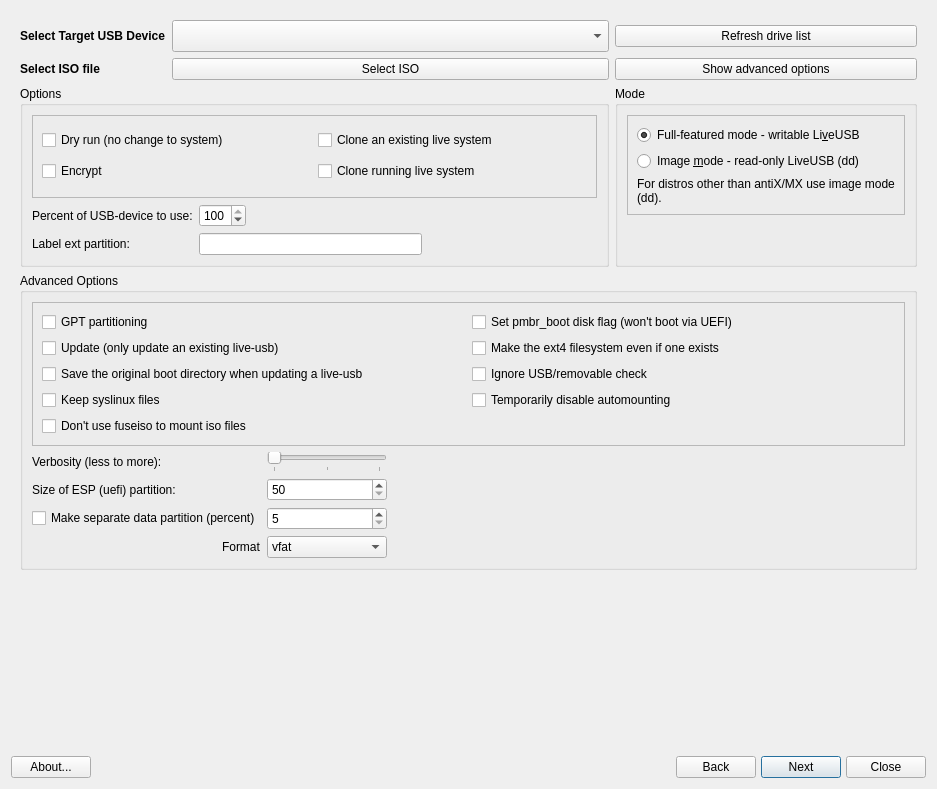
<?xml version="1.0" encoding="UTF-8"?>
<ui version="4.0">
 <class>MainWindow</class>
 <widget class="QDialog" name="MainWindow">
  <property name="geometry">
   <rect>
    <x>0</x>
    <y>0</y>
    <width>937</width>
    <height>789</height>
   </rect>
  </property>
  <property name="windowTitle">
   <string>Program_Name</string>
  </property>
  <layout class="QGridLayout" name="gridLayout_2">
   <item row="1" column="0">
    <layout class="QGridLayout" name="buttonBar" columnstretch="0,0,0,0,0,0,0,0,0,0">
     <property name="sizeConstraint">
      <enum>QLayout::SetDefaultConstraint</enum>
     </property>
     <property name="leftMargin">
      <number>0</number>
     </property>
     <property name="topMargin">
      <number>0</number>
     </property>
     <property name="rightMargin">
      <number>0</number>
     </property>
     <property name="bottomMargin">
      <number>0</number>
     </property>
     <property name="spacing">
      <number>5</number>
     </property>
     <item row="1" column="4">
      <spacer name="horizontalSpacer2">
       <property name="orientation">
        <enum>Qt::Horizontal</enum>
       </property>
       <property name="sizeType">
        <enum>QSizePolicy::Expanding</enum>
       </property>
       <property name="sizeHint" stdset="0">
        <size>
         <width>100</width>
         <height>20</height>
        </size>
       </property>
      </spacer>
     </item>
     <item row="1" column="6">
      <widget class="QPushButton" name="buttonBack">
       <property name="sizePolicy">
        <sizepolicy hsizetype="Minimum" vsizetype="Preferred">
         <horstretch>0</horstretch>
         <verstretch>0</verstretch>
        </sizepolicy>
       </property>
       <property name="text">
        <string>Back</string>
       </property>
       <property name="icon">
        <iconset theme="go-previous">
         <normaloff>.</normaloff>.</iconset>
       </property>
       <property name="autoDefault">
        <bool>false</bool>
       </property>
      </widget>
     </item>
     <item row="1" column="0">
      <widget class="QPushButton" name="buttonAbout">
       <property name="sizePolicy">
        <sizepolicy hsizetype="Minimum" vsizetype="Preferred">
         <horstretch>0</horstretch>
         <verstretch>0</verstretch>
        </sizepolicy>
       </property>
       <property name="toolTip">
        <string>About this application</string>
       </property>
       <property name="text">
        <string>About...</string>
       </property>
       <property name="icon">
        <iconset theme="help-about">
         <normaloff>.</normaloff>.</iconset>
       </property>
       <property name="shortcut">
        <string>Alt+B</string>
       </property>
       <property name="autoDefault">
        <bool>false</bool>
       </property>
      </widget>
     </item>
     <item row="1" column="9">
      <widget class="QPushButton" name="buttonCancel">
       <property name="sizePolicy">
        <sizepolicy hsizetype="Minimum" vsizetype="Preferred">
         <horstretch>0</horstretch>
         <verstretch>0</verstretch>
        </sizepolicy>
       </property>
       <property name="toolTip">
        <string>Quit application</string>
       </property>
       <property name="text">
        <string>Close</string>
       </property>
       <property name="icon">
        <iconset theme="window-close">
         <normaloff>.</normaloff>.</iconset>
       </property>
       <property name="shortcut">
        <string>Alt+N</string>
       </property>
       <property name="autoDefault">
        <bool>false</bool>
       </property>
      </widget>
     </item>
     <item row="1" column="7">
      <widget class="QPushButton" name="buttonNext">
       <property name="sizePolicy">
        <sizepolicy hsizetype="Minimum" vsizetype="Preferred">
         <horstretch>0</horstretch>
         <verstretch>0</verstretch>
        </sizepolicy>
       </property>
       <property name="text">
        <string>Next</string>
       </property>
       <property name="icon">
        <iconset theme="go-next">
         <normaloff>.</normaloff>.</iconset>
       </property>
       <property name="shortcut">
        <string/>
       </property>
       <property name="autoDefault">
        <bool>true</bool>
       </property>
       <property name="default">
        <bool>true</bool>
       </property>
      </widget>
     </item>
     <item row="1" column="2">
      <widget class="QLabel" name="labelLogo">
       <property name="maximumSize">
        <size>
         <width>32</width>
         <height>32</height>
        </size>
       </property>
       <property name="midLineWidth">
        <number>0</number>
       </property>
       <property name="text">
        <string/>
       </property>
       <property name="pixmap">
        <pixmap resource="../images.qrc">:/icons/images/logo.png</pixmap>
       </property>
       <property name="scaledContents">
        <bool>true</bool>
       </property>
      </widget>
     </item>
     <item row="1" column="1">
      <spacer name="horizontalSpacer1">
       <property name="orientation">
        <enum>Qt::Horizontal</enum>
       </property>
       <property name="sizeType">
        <enum>QSizePolicy::Expanding</enum>
       </property>
       <property name="sizeHint" stdset="0">
        <size>
         <width>100</width>
         <height>20</height>
        </size>
       </property>
      </spacer>
     </item>
    </layout>
   </item>
   <item row="0" column="0">
    <widget class="QStackedWidget" name="stackedWidget">
     <property name="minimumSize">
      <size>
       <width>0</width>
       <height>0</height>
      </size>
     </property>
     <property name="currentIndex">
      <number>0</number>
     </property>
     <widget class="QWidget" name="selectionPage">
      <layout class="QGridLayout" name="gridLayout">
       <item row="1" column="1">
        <widget class="QPushButton" name="buttonSelectSource">
         <property name="sizePolicy">
          <sizepolicy hsizetype="Ignored" vsizetype="Fixed">
           <horstretch>0</horstretch>
           <verstretch>0</verstretch>
          </sizepolicy>
         </property>
         <property name="text">
          <string>Select ISO</string>
         </property>
         <property name="icon">
          <iconset theme="user-home">
           <normaloff>.</normaloff>.</iconset>
         </property>
        </widget>
       </item>
       <item row="0" column="0">
        <widget class="QLabel" name="label_2">
         <property name="text">
          <string>&lt;html&gt;&lt;head/&gt;&lt;body&gt;&lt;p&gt;&lt;span style=&quot; font-weight:600;&quot;&gt;Select Target USB Device&lt;/span&gt;&lt;/p&gt;&lt;/body&gt;&lt;/html&gt;</string>
         </property>
         <property name="textFormat">
          <enum>Qt::RichText</enum>
         </property>
        </widget>
       </item>
       <item row="1" column="0">
        <widget class="QLabel" name="label_3">
         <property name="text">
          <string>&lt;html&gt;&lt;head/&gt;&lt;body&gt;&lt;p&gt;&lt;span style=&quot; font-weight:600;&quot;&gt;Select ISO file&lt;/span&gt;&lt;/p&gt;&lt;/body&gt;&lt;/html&gt;</string>
         </property>
         <property name="textFormat">
          <enum>Qt::RichText</enum>
         </property>
        </widget>
       </item>
       <item row="10" column="0">
        <spacer name="verticalSpacer_2">
         <property name="orientation">
          <enum>Qt::Vertical</enum>
         </property>
         <property name="sizeHint" stdset="0">
          <size>
           <width>20</width>
           <height>40</height>
          </size>
         </property>
        </spacer>
       </item>
       <item row="8" column="0" colspan="3">
        <widget class="QGroupBox" name="groupAdvOptions">
         <property name="sizePolicy">
          <sizepolicy hsizetype="Preferred" vsizetype="Preferred">
           <horstretch>0</horstretch>
           <verstretch>0</verstretch>
          </sizepolicy>
         </property>
         <property name="title">
          <string>Advanced Options</string>
         </property>
         <property name="flat">
          <bool>false</bool>
         </property>
         <layout class="QGridLayout" name="gridLayout_5">
          <item row="2" column="0" colspan="5">
           <widget class="QFrame" name="frame">
            <property name="frameShape">
             <enum>QFrame::StyledPanel</enum>
            </property>
            <property name="frameShadow">
             <enum>QFrame::Plain</enum>
            </property>
            <layout class="QGridLayout" name="gridLayout_4">
             <item row="1" column="1">
              <widget class="QCheckBox" name="cb_force_makefs">
               <property name="text">
                <string>Make the ext4 filesystem even if one exists</string>
               </property>
              </widget>
             </item>
             <item row="2" column="0">
              <widget class="QCheckBox" name="cb_save_boot">
               <property name="text">
                <string>Save the original boot directory when updating a live-usb</string>
               </property>
              </widget>
             </item>
             <item row="0" column="0">
              <widget class="QCheckBox" name="cb_gpt">
               <property name="toolTip">
                <string>Use gpt partitioning instead of msdos</string>
               </property>
               <property name="text">
                <string>GPT partitioning</string>
               </property>
              </widget>
             </item>
             <item row="1" column="0">
              <widget class="QCheckBox" name="cb_update">
               <property name="text">
                <string>Update (only update an existing live-usb)</string>
               </property>
              </widget>
             </item>
             <item row="3" column="0">
              <widget class="QCheckBox" name="cb_keep">
               <property name="toolTip">
                <string>Don't replace syslinux files</string>
               </property>
               <property name="text">
                <string>Keep syslinux files</string>
               </property>
              </widget>
             </item>
             <item row="2" column="1">
              <widget class="QCheckBox" name="cb_force_usb">
               <property name="text">
                <string>Ignore USB/removable check</string>
               </property>
              </widget>
             </item>
             <item row="3" column="1">
              <widget class="QCheckBox" name="cb_force_automount">
               <property name="text">
                <string>Temporarily disable automounting</string>
               </property>
              </widget>
             </item>
             <item row="0" column="1">
              <widget class="QCheckBox" name="cb_set_pmbr_boot">
               <property name="toolTip">
                <string/>
               </property>
               <property name="text">
                <string>Set pmbr_boot disk flag (won't boot via UEFI)</string>
               </property>
              </widget>
             </item>
             <item row="4" column="0">
              <widget class="QCheckBox" name="cb_force_nofuse">
               <property name="text">
                <string>Don't use fuseiso to mount iso files</string>
               </property>
              </widget>
             </item>
            </layout>
           </widget>
          </item>
          <item row="10" column="3">
           <spacer name="horizontalSpacer_2">
            <property name="orientation">
             <enum>Qt::Horizontal</enum>
            </property>
            <property name="sizeType">
             <enum>QSizePolicy::MinimumExpanding</enum>
            </property>
            <property name="sizeHint" stdset="0">
             <size>
              <width>500</width>
              <height>20</height>
             </size>
            </property>
           </spacer>
          </item>
          <item row="14" column="0">
           <widget class="QLabel" name="labelSizeEsp">
            <property name="text">
             <string>Size of ESP (uefi) partition:</string>
            </property>
           </widget>
          </item>
          <item row="14" column="1">
           <widget class="QSpinBox" name="spinBoxEsp">
            <property name="minimum">
             <number>50</number>
            </property>
            <property name="maximum">
             <number>1000</number>
            </property>
            <property name="singleStep">
             <number>10</number>
            </property>
           </widget>
          </item>
          <item row="10" column="0">
           <widget class="QLabel" name="labelVerbosity">
            <property name="text">
             <string>Verbosity (less to more):</string>
            </property>
           </widget>
          </item>
          <item row="10" column="1">
           <widget class="QSlider" name="sliderVerbosity">
            <property name="minimum">
             <number>0</number>
            </property>
            <property name="maximum">
             <number>2</number>
            </property>
            <property name="pageStep">
             <number>1</number>
            </property>
            <property name="value">
             <number>0</number>
            </property>
            <property name="orientation">
             <enum>Qt::Horizontal</enum>
            </property>
            <property name="invertedAppearance">
             <bool>false</bool>
            </property>
            <property name="invertedControls">
             <bool>false</bool>
            </property>
            <property name="tickPosition">
             <enum>QSlider::TicksBelow</enum>
            </property>
            <property name="tickInterval">
             <number>1</number>
            </property>
           </widget>
          </item>
          <item row="16" column="1">
           <widget class="QComboBox" name="comboBoxDataFormat">
            <item>
             <property name="text">
              <string>vfat</string>
             </property>
            </item>
            <item>
             <property name="text">
              <string>exfat</string>
             </property>
            </item>
            <item>
             <property name="text">
              <string>ext4</string>
             </property>
            </item>
            <item>
             <property name="text">
              <string>ntfs</string>
             </property>
            </item>
           </widget>
          </item>
          <item row="15" column="1">
           <widget class="QSpinBox" name="spinBoxDataSize">
            <property name="minimum">
             <number>5</number>
            </property>
            <property name="maximum">
             <number>90</number>
            </property>
            <property name="singleStep">
             <number>5</number>
            </property>
           </widget>
          </item>
          <item row="15" column="0">
           <widget class="QCheckBox" name="cb_data_first">
            <property name="text">
             <string>Make separate data partition (percent)</string>
            </property>
           </widget>
          </item>
          <item row="16" column="0" alignment="Qt::AlignRight">
           <widget class="QLabel" name="label">
            <property name="text">
             <string>Format</string>
            </property>
           </widget>
          </item>
         </layout>
        </widget>
       </item>
       <item row="0" column="2">
        <widget class="QPushButton" name="buttonRefresh">
         <property name="text">
          <string>Refresh drive list</string>
         </property>
         <property name="icon">
          <iconset theme="view-refresh">
           <normaloff>.</normaloff>.</iconset>
         </property>
         <property name="autoDefault">
          <bool>false</bool>
         </property>
        </widget>
       </item>
       <item row="1" column="2">
        <widget class="QPushButton" name="buttonOptions">
         <property name="text">
          <string>Show advanced options</string>
         </property>
         <property name="icon">
          <iconset theme="go-down">
           <normaloff>.</normaloff>.</iconset>
         </property>
         <property name="autoDefault">
          <bool>false</bool>
         </property>
        </widget>
       </item>
       <item row="3" column="2">
        <widget class="QGroupBox" name="groupBox">
         <property name="sizePolicy">
          <sizepolicy hsizetype="Preferred" vsizetype="Preferred">
           <horstretch>0</horstretch>
           <verstretch>0</verstretch>
          </sizepolicy>
         </property>
         <property name="title">
          <string>Mode</string>
         </property>
         <layout class="QVBoxLayout" name="verticalLayout">
          <item>
           <widget class="QFrame" name="frame_3">
            <property name="frameShape">
             <enum>QFrame::StyledPanel</enum>
            </property>
            <property name="frameShadow">
             <enum>QFrame::Plain</enum>
            </property>
            <layout class="QVBoxLayout" name="verticalLayout_2">
             <item>
              <widget class="QRadioButton" name="rb_normal">
               <property name="text">
                <string>Full-featured mode - writable Li&amp;veUSB</string>
               </property>
               <property name="checked">
                <bool>true</bool>
               </property>
              </widget>
             </item>
             <item>
              <widget class="QRadioButton" name="rb_dd">
               <property name="toolTip">
                <string>Read-only, cannot be used with persistency</string>
               </property>
               <property name="text">
                <string>Image &amp;mode - read-only LiveUSB (dd)</string>
               </property>
              </widget>
             </item>
             <item>
              <widget class="QLabel" name="label_4">
               <property name="font">
                <font>
                 <weight>50</weight>
                 <bold>false</bold>
                 <kerning>true</kerning>
                </font>
               </property>
               <property name="text">
                <string>For distros other than antiX/MX use image mode (dd).</string>
               </property>
               <property name="alignment">
                <set>Qt::AlignLeading|Qt::AlignLeft|Qt::AlignVCenter</set>
               </property>
               <property name="wordWrap">
                <bool>true</bool>
               </property>
              </widget>
             </item>
            </layout>
           </widget>
          </item>
          <item>
           <spacer name="verticalSpacer">
            <property name="orientation">
             <enum>Qt::Vertical</enum>
            </property>
            <property name="sizeHint" stdset="0">
             <size>
              <width>20</width>
              <height>40</height>
             </size>
            </property>
           </spacer>
          </item>
         </layout>
        </widget>
       </item>
       <item row="0" column="1">
        <widget class="QComboBox" name="combo_Usb">
         <property name="sizePolicy">
          <sizepolicy hsizetype="Expanding" vsizetype="Fixed">
           <horstretch>0</horstretch>
           <verstretch>0</verstretch>
          </sizepolicy>
         </property>
         <property name="minimumSize">
          <size>
           <width>0</width>
           <height>32</height>
          </size>
         </property>
        </widget>
       </item>
       <item row="3" column="0" colspan="2">
        <widget class="QGroupBox" name="groupOptions">
         <property name="title">
          <string>Options</string>
         </property>
         <layout class="QGridLayout" name="gridLayout_6">
          <item row="1" column="3">
           <spacer name="horizontalSpacer_3">
            <property name="orientation">
             <enum>Qt::Horizontal</enum>
            </property>
            <property name="sizeType">
             <enum>QSizePolicy::MinimumExpanding</enum>
            </property>
            <property name="sizeHint" stdset="0">
             <size>
              <width>150</width>
              <height>20</height>
             </size>
            </property>
           </spacer>
          </item>
          <item row="1" column="1">
           <widget class="QSpinBox" name="spinBoxSize">
            <property name="maximum">
             <number>100</number>
            </property>
            <property name="singleStep">
             <number>5</number>
            </property>
            <property name="value">
             <number>100</number>
            </property>
           </widget>
          </item>
          <item row="1" column="0">
           <widget class="QLabel" name="label_percent">
            <property name="text">
             <string>Percent of USB-device to use:</string>
            </property>
           </widget>
          </item>
          <item row="2" column="0">
           <widget class="QLabel" name="label_part_label">
            <property name="text">
             <string>Label ext partition:</string>
            </property>
           </widget>
          </item>
          <item row="1" column="2">
           <spacer name="horizontalSpacer">
            <property name="orientation">
             <enum>Qt::Horizontal</enum>
            </property>
            <property name="sizeHint" stdset="0">
             <size>
              <width>20</width>
              <height>20</height>
             </size>
            </property>
           </spacer>
          </item>
          <item row="2" column="1" colspan="2">
           <widget class="QLineEdit" name="edit_label">
            <property name="inputMask">
             <string notr="true"/>
            </property>
            <property name="text">
             <string notr="true"/>
            </property>
            <property name="maxLength">
             <number>16</number>
            </property>
            <property name="cursorMoveStyle">
             <enum>Qt::LogicalMoveStyle</enum>
            </property>
            <property name="clearButtonEnabled">
             <bool>true</bool>
            </property>
           </widget>
          </item>
          <item row="0" column="0" colspan="4">
           <widget class="QFrame" name="frame_2">
            <property name="frameShape">
             <enum>QFrame::StyledPanel</enum>
            </property>
            <property name="frameShadow">
             <enum>QFrame::Plain</enum>
            </property>
            <layout class="QGridLayout" name="gridLayout_7">
             <item row="0" column="0">
              <widget class="QCheckBox" name="cb_pretend">
               <property name="toolTip">
                <string>Don't run commands that affect the usb device</string>
               </property>
               <property name="text">
                <string>Dry run (no change to system)</string>
               </property>
              </widget>
             </item>
             <item row="0" column="1">
              <widget class="QCheckBox" name="cb_clone_mode">
               <property name="toolTip">
                <string>clone from a mounted live-usb or iso-file.</string>
               </property>
               <property name="text">
                <string>Clone an existing live system</string>
               </property>
              </widget>
             </item>
             <item row="1" column="0">
              <widget class="QCheckBox" name="cb_encrypt">
               <property name="toolTip">
                <string>Set up to boot from an encrypted partition, will prompt for pass phrase on first boot</string>
               </property>
               <property name="text">
                <string>Encrypt</string>
               </property>
              </widget>
             </item>
             <item row="1" column="1">
              <widget class="QCheckBox" name="cb_clone_live">
               <property name="text">
                <string>Clone running live system</string>
               </property>
              </widget>
             </item>
            </layout>
           </widget>
          </item>
         </layout>
        </widget>
       </item>
      </layout>
     </widget>
     <widget class="QWidget" name="outputPage">
      <layout class="QGridLayout" name="gridLayout_3">
       <item row="2" column="0" colspan="2">
        <widget class="QProgressBar" name="progressBar">
         <property name="value">
          <number>0</number>
         </property>
         <property name="textVisible">
          <bool>true</bool>
         </property>
        </widget>
       </item>
       <item row="0" column="0" colspan="2">
        <widget class="QPlainTextEdit" name="outputBox"/>
       </item>
      </layout>
     </widget>
    </widget>
   </item>
  </layout>
 </widget>
 <tabstops>
  <tabstop>combo_Usb</tabstop>
  <tabstop>buttonSelectSource</tabstop>
  <tabstop>cb_pretend</tabstop>
  <tabstop>cb_encrypt</tabstop>
  <tabstop>cb_clone_mode</tabstop>
  <tabstop>cb_clone_live</tabstop>
  <tabstop>spinBoxSize</tabstop>
  <tabstop>edit_label</tabstop>
  <tabstop>cb_gpt</tabstop>
  <tabstop>cb_update</tabstop>
  <tabstop>cb_save_boot</tabstop>
  <tabstop>cb_keep</tabstop>
  <tabstop>cb_set_pmbr_boot</tabstop>
  <tabstop>cb_force_makefs</tabstop>
  <tabstop>cb_force_usb</tabstop>
  <tabstop>cb_force_automount</tabstop>
  <tabstop>buttonAbout</tabstop>
  <tabstop>buttonBack</tabstop>
  <tabstop>buttonNext</tabstop>
  <tabstop>buttonCancel</tabstop>
  <tabstop>outputBox</tabstop>
 </tabstops>
 <resources>
  <include location="../images.qrc"/>
  <include location="images.qrc"/>
 </resources>
 <connections>
  <connection>
   <sender>buttonCancel</sender>
   <signal>pressed()</signal>
   <receiver>MainWindow</receiver>
   <slot>close()</slot>
   <hints>
    <hint type="sourcelabel">
     <x>723</x>
     <y>519</y>
    </hint>
    <hint type="destinationlabel">
     <x>388</x>
     <y>272</y>
    </hint>
   </hints>
  </connection>
 </connections>
</ui>
